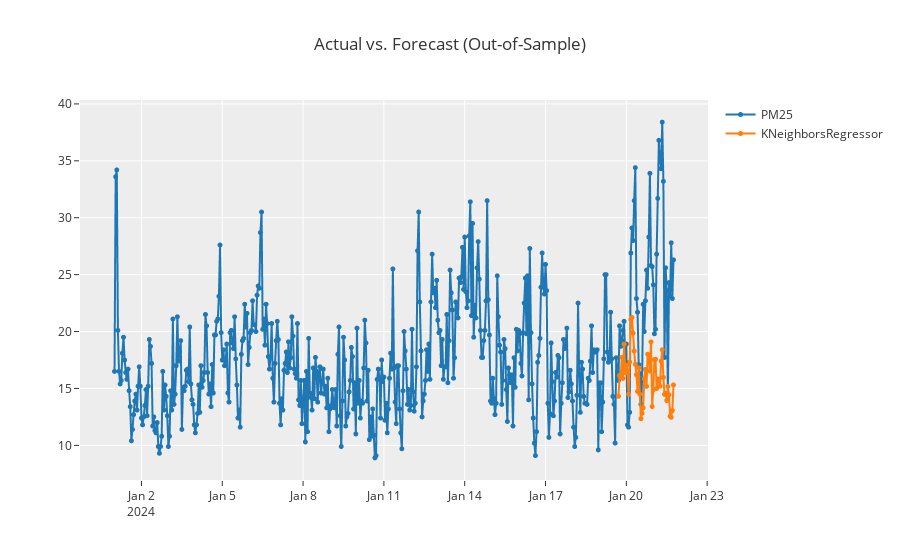

The notebook cell saved with this chart:
### Code cell
plot_model(best, plot = 'forecast')

### Figure 1 — Plotly figure (JSON) as saved in the notebook; plotly's stock layout.template omitted (floating-point values rounded to 4 significant figures; data arrays with more than 128 entries replaced by an {"elided": "..."} marker saying what was removed)
{"data": [{"line": {"color": "rgb(31, 119, 180)", "width": 2}, "marker": {"color": "rgb(31, 119, 180)", "size": 5}, "mode": "lines+markers", "name": "PM25", "type": "scattergl", "x": {"elided": "499 str values"}, "xaxis": "x", "y": {"elided": "499 float values"}, "yaxis": "y"}, {"line": {"color": "rgb(255, 127, 14)", "width": 2}, "marker": {"color": "rgb(255, 127, 14)", "size": 5}, "mode": "lines+markers", "name": "KNeighborsRegressor", "type": "scattergl", "x": {"elided": "499 str values"}, "xaxis": "x", "y": {"elided": "499 float values"}, "yaxis": "y"}], "layout": {"showlegend": true, "title": {"text": "Actual vs. Forecast (Out-of-Sample)"}, "xaxis": {"anchor": "y", "domain": [0, 1]}, "yaxis": {"anchor": "x", "domain": [0, 1]}}}
